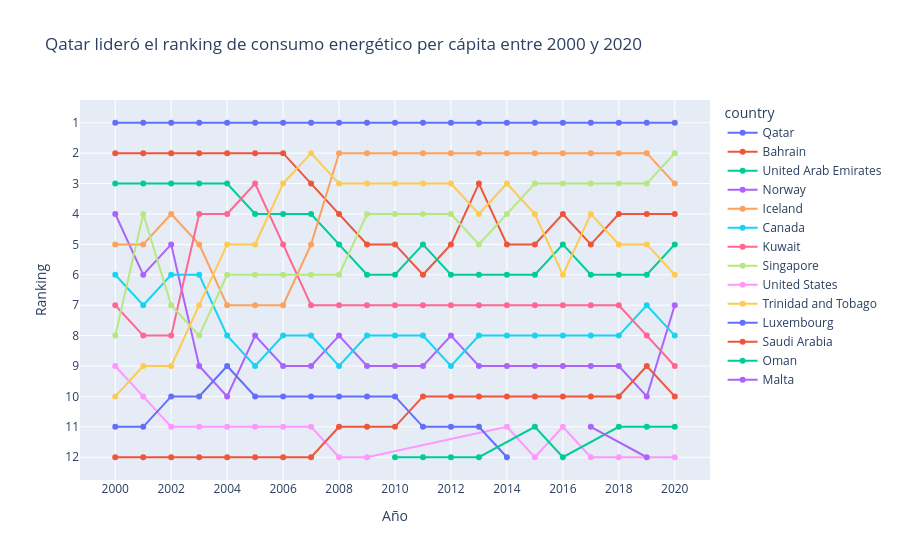

This figure's notebook cell:
### Markdown cell above
### **Pregunta 5** - _Ranking de consumo_
¿Cómo cambió el ranking de los doce mayores consumidores de energía per cápita entre 2000 y 2020? ¿Qué países subieron y cuáles bajaron posiciones?

### Code cell
top12 = (
    df[df["year"].between(2000, 2020)]
    .groupby("year")[["country", "year", "energy_per_capita"]]
    .apply(lambda g: g.nlargest(12, "energy_per_capita"))
    .reset_index(drop=True)
)
top12["rank"] = top12.groupby("year")["energy_per_capita"].rank(
    ascending=False, method="first"
)

fig5 = px.line(
    top12, x="year", y="rank", color="country", markers=True,
    title="Qatar lideró el ranking de consumo energético per cápita entre 2000 y 2020"
)
fig5.update_yaxes(autorange="reversed", dtick=1, title="Ranking")
fig5.update_xaxes(dtick=2, title="Año")
fig5.show()

### Figure 1 — Plotly figure (JSON) as saved in the notebook; plotly's stock layout.template omitted (floating-point values rounded to 4 significant figures)
{"data": [{"hovertemplate": "country=Qatar<br>year=%{x}<br>rank=%{y}<extra></extra>", "legendgroup": "Qatar", "line": {"color": "#636efa", "dash": "solid"}, "marker": {"symbol": "circle"}, "mode": "lines+markers", "name": "Qatar", "orientation": "v", "showlegend": true, "type": "scatter", "x": [2000, 2001, 2002, 2003, 2004, 2005, 2006, 2007, 2008, 2009, 2010, 2011, 2012, 2013, 2014, 2015, 2016, 2017, 2018, 2019, 2020], "xaxis": "x", "y": [1.0, 1.0, 1.0, 1.0, 1.0, 1.0, 1.0, 1.0, 1.0, 1.0, 1.0, 1.0, 1.0, 1.0, 1.0, 1.0, 1.0, 1.0, 1.0, 1.0, 1.0], "yaxis": "y"}, {"hovertemplate": "country=Bahrain<br>year=%{x}<br>rank=%{y}<extra></extra>", "legendgroup": "Bahrain", "line": {"color": "#EF553B", "dash": "solid"}, "marker": {"symbol": "circle"}, "mode": "lines+markers", "name": "Bahrain", "orientation": "v", "showlegend": true, "type": "scatter", "x": [2000, 2001, 2002, 2003, 2004, 2005, 2006, 2007, 2008, 2009, 2010, 2011, 2012, 2013, 2014, 2015, 2016, 2017, 2018, 2019, 2020], "xaxis": "x", "y": [2.0, 2.0, 2.0, 2.0, 2.0, 2.0, 2.0, 3.0, 4.0, 5.0, 5.0, 6.0, 5.0, 3.0, 5.0, 5.0, 4.0, 5.0, 4.0, 4.0, 4.0], "yaxis": "y"}, {"hovertemplate": "country=United Arab Emirates<br>year=%{x}<br>rank=%{y}<extra></extra>", "legendgroup": "United Arab Emirates", "line": {"color": "#00cc96", "dash": "solid"}, "marker": {"symbol": "circle"}, "mode": "lines+markers", "name": "United Arab Emirates", "orientation": "v", "showlegend": true, "type": "scatter", "x": [2000, 2001, 2002, 2003, 2004, 2005, 2006, 2007, 2008, 2009, 2010, 2011, 2012, 2013, 2014, 2015, 2016, 2017, 2018, 2019, 2020], "xaxis": "x", "y": [3.0, 3.0, 3.0, 3.0, 3.0, 4.0, 4.0, 4.0, 5.0, 6.0, 6.0, 5.0, 6.0, 6.0, 6.0, 6.0, 5.0, 6.0, 6.0, 6.0, 5.0], "yaxis": "y"}, {"hovertemplate": "country=Norway<br>year=%{x}<br>rank=%{y}<extra></extra>", "legendgroup": "Norway", "line": {"color": "#ab63fa", "dash": "solid"}, "marker": {"symbol": "circle"}, "mode": "lines+markers", "name": "Norway", "orientation": "v", "showlegend": true, "type": "scatter", "x": [2000, 2001, 2002, 2003, 2004, 2005, 2006, 2007, 2008, 2009, 2010, 2011, 2012, 2013, 2014, 2015, 2016, 2017, 2018, 2019, 2020], "xaxis": "x", "y": [4.0, 6.0, 5.0, 9.0, 10.0, 8.0, 9.0, 9.0, 8.0, 9.0, 9.0, 9.0, 8.0, 9.0, 9.0, 9.0, 9.0, 9.0, 9.0, 10.0, 7.0], "yaxis": "y"}, {"hovertemplate": "country=Iceland<br>year=%{x}<br>rank=%{y}<extra></extra>", "legendgroup": "Iceland", "line": {"color": "#FFA15A", "dash": "solid"}, "marker": {"symbol": "circle"}, "mode": "lines+markers", "name": "Iceland", "orientation": "v", "showlegend": true, "type": "scatter", "x": [2000, 2001, 2002, 2003, 2004, 2005, 2006, 2007, 2008, 2009, 2010, 2011, 2012, 2013, 2014, 2015, 2016, 2017, 2018, 2019, 2020], "xaxis": "x", "y": [5.0, 5.0, 4.0, 5.0, 7.0, 7.0, 7.0, 5.0, 2.0, 2.0, 2.0, 2.0, 2.0, 2.0, 2.0, 2.0, 2.0, 2.0, 2.0, 2.0, 3.0], "yaxis": "y"}, {"hovertemplate": "country=Canada<br>year=%{x}<br>rank=%{y}<extra></extra>", "legendgroup": "Canada", "line": {"color": "#19d3f3", "dash": "solid"}, "marker": {"symbol": "circle"}, "mode": "lines+markers", "name": "Canada", "orientation": "v", "showlegend": true, "type": "scatter", "x": [2000, 2001, 2002, 2003, 2004, 2005, 2006, 2007, 2008, 2009, 2010, 2011, 2012, 2013, 2014, 2015, 2016, 2017, 2018, 2019, 2020], "xaxis": "x", "y": [6.0, 7.0, 6.0, 6.0, 8.0, 9.0, 8.0, 8.0, 9.0, 8.0, 8.0, 8.0, 9.0, 8.0, 8.0, 8.0, 8.0, 8.0, 8.0, 7.0, 8.0], "yaxis": "y"}, {"hovertemplate": "country=Kuwait<br>year=%{x}<br>rank=%{y}<extra></extra>", "legendgroup": "Kuwait", "line": {"color": "#FF6692", "dash": "solid"}, "marker": {"symbol": "circle"}, "mode": "lines+markers", "name": "Kuwait", "orientation": "v", "showlegend": true, "type": "scatter", "x": [2000, 2001, 2002, 2003, 2004, 2005, 2006, 2007, 2008, 2009, 2010, 2011, 2012, 2013, 2014, 2015, 2016, 2017, 2018, 2019, 2020], "xaxis": "x", "y": [7.0, 8.0, 8.0, 4.0, 4.0, 3.0, 5.0, 7.0, 7.0, 7.0, 7.0, 7.0, 7.0, 7.0, 7.0, 7.0, 7.0, 7.0, 7.0, 8.0, 9.0], "yaxis": "y"}, {"hovertemplate": "country=Singapore<br>year=%{x}<br>rank=%{y}<extra></extra>", "legendgroup": "Singapore", "line": {"color": "#B6E880", "dash": "solid"}, "marker": {"symbol": "circle"}, "mode": "lines+markers", "name": "Singapore", "orientation": "v", "showlegend": true, "type": "scatter", "x": [2000, 2001, 2002, 2003, 2004, 2005, 2006, 2007, 2008, 2009, 2010, 2011, 2012, 2013, 2014, 2015, 2016, 2017, 2018, 2019, 2020], "xaxis": "x", "y": [8.0, 4.0, 7.0, 8.0, 6.0, 6.0, 6.0, 6.0, 6.0, 4.0, 4.0, 4.0, 4.0, 5.0, 4.0, 3.0, 3.0, 3.0, 3.0, 3.0, 2.0], "yaxis": "y"}, {"hovertemplate": "country=United States<br>year=%{x}<br>rank=%{y}<extra></extra>", "legendgroup": "United States", "line": {"color": "#FF97FF", "dash": "solid"}, "marker": {"symbol": "circle"}, "mode": "lines+markers", "name": "United States", "orientation": "v", "showlegend": true, "type": "scatter", "x": [2000, 2001, 2002, 2003, 2004, 2005, 2006, 2007, 2008, 2009, 2014, 2015, 2016, 2017, 2018, 2020], "xaxis": "x", "y": [9.0, 10.0, 11.0, 11.0, 11.0, 11.0, 11.0, 11.0, 12.0, 12.0, 11.0, 12.0, 11.0, 12.0, 12.0, 12.0], "yaxis": "y"}, {"hovertemplate": "country=Trinidad and Tobago<br>year=%{x}<br>rank=%{y}<extra></extra>", "legendgroup": "Trinidad and Tobago", "line": {"color": "#FECB52", "dash": "solid"}, "marker": {"symbol": "circle"}, "mode": "lines+markers", "name": "Trinidad and Tobago", "orientation": "v", "showlegend": true, "type": "scatter", "x": [2000, 2001, 2002, 2003, 2004, 2005, 2006, 2007, 2008, 2009, 2010, 2011, 2012, 2013, 2014, 2015, 2016, 2017, 2018, 2019, 2020], "xaxis": "x", "y": [10.0, 9.0, 9.0, 7.0, 5.0, 5.0, 3.0, 2.0, 3.0, 3.0, 3.0, 3.0, 3.0, 4.0, 3.0, 4.0, 6.0, 4.0, 5.0, 5.0, 6.0], "yaxis": "y"}, {"hovertemplate": "country=Luxembourg<br>year=%{x}<br>rank=%{y}<extra></extra>", "legendgroup": "Luxembourg", "line": {"color": "#636efa", "dash": "solid"}, "marker": {"symbol": "circle"}, "mode": "lines+markers", "name": "Luxembourg", "orientation": "v", "showlegend": true, "type": "scatter", "x": [2000, 2001, 2002, 2003, 2004, 2005, 2006, 2007, 2008, 2009, 2010, 2011, 2012, 2013, 2014], "xaxis": "x", "y": [11.0, 11.0, 10.0, 10.0, 9.0, 10.0, 10.0, 10.0, 10.0, 10.0, 10.0, 11.0, 11.0, 11.0, 12.0], "yaxis": "y"}, {"hovertemplate": "country=Saudi Arabia<br>year=%{x}<br>rank=%{y}<extra></extra>", "legendgroup": "Saudi Arabia", "line": {"color": "#EF553B", "dash": "solid"}, "marker": {"symbol": "circle"}, "mode": "lines+markers", "name": "Saudi Arabia", "orientation": "v", "showlegend": true, "type": "scatter", "x": [2000, 2001, 2002, 2003, 2004, 2005, 2006, 2007, 2008, 2009, 2010, 2011, 2012, 2013, 2014, 2015, 2016, 2017, 2018, 2019, 2020], "xaxis": "x", "y": [12.0, 12.0, 12.0, 12.0, 12.0, 12.0, 12.0, 12.0, 11.0, 11.0, 11.0, 10.0, 10.0, 10.0, 10.0, 10.0, 10.0, 10.0, 10.0, 9.0, 10.0], "yaxis": "y"}, {"hovertemplate": "country=Oman<br>year=%{x}<br>rank=%{y}<extra></extra>", "legendgroup": "Oman", "line": {"color": "#00cc96", "dash": "solid"}, "marker": {"symbol": "circle"}, "mode": "lines+markers", "name": "Oman", "orientation": "v", "showlegend": true, "type": "scatter", "x": [2010, 2011, 2012, 2013, 2015, 2016, 2018, 2019, 2020], "xaxis": "x", "y": [12.0, 12.0, 12.0, 12.0, 11.0, 12.0, 11.0, 11.0, 11.0], "yaxis": "y"}, {"hovertemplate": "country=Malta<br>year=%{x}<br>rank=%{y}<extra></extra>", "legendgroup": "Malta", "line": {"color": "#ab63fa", "dash": "solid"}, "marker": {"symbol": "circle"}, "mode": "lines+markers", "name": "Malta", "orientation": "v", "showlegend": true, "type": "scatter", "x": [2017, 2019], "xaxis": "x", "y": [11.0, 12.0], "yaxis": "y"}], "layout": {"legend": {"title": {"text": "country"}, "tracegroupgap": 0}, "title": {"text": "Qatar lideró el ranking de consumo energético per cápita entre 2000 y 2020"}, "xaxis": {"anchor": "y", "domain": [0, 1], "dtick": 2, "title": {"text": "Año"}}, "yaxis": {"anchor": "x", "autorange": "reversed", "domain": [0, 1], "dtick": 1, "title": {"text": "Ranking"}}}}
